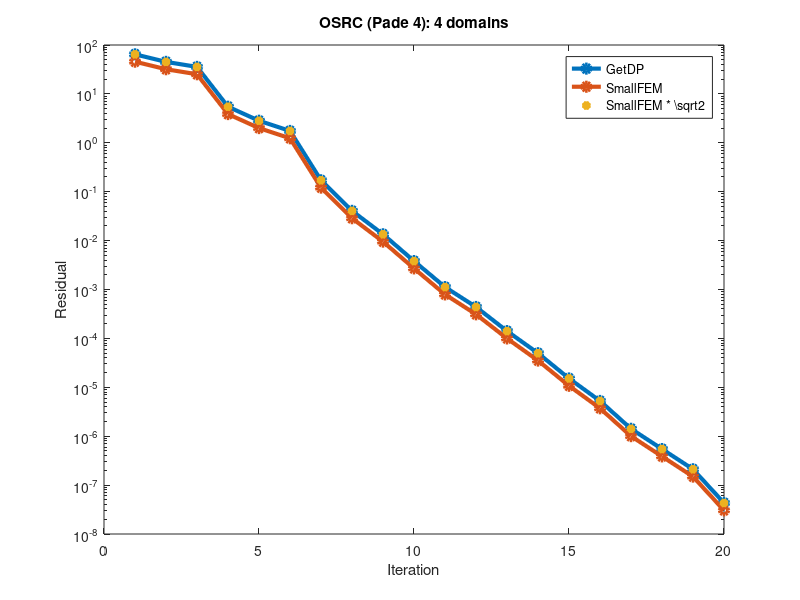

Write MATLAB code to recreate this figure.
%%%%%%%%%%%%%%%%%%%%%%%%%%%%%%
%% GetDP vs SmallFEM        %%
%% OSRC (Pade 4): 4 domains %%
%%%%%%%%%%%%%%%%%%%%%%%%%%%%%%

clear all;
close all;

getdp = ...
    [
        6.447031364014e+01
        4.520141341232e+01
        3.566736667363e+01
        5.467245501182e+00
        2.826786083286e+00
        1.748642923935e+00
        1.713005079547e-01
        4.056425133352e-02
        1.346713469643e-02
        3.817005584801e-03
        1.121839221886e-03
        4.395167159275e-04
        1.411603222565e-04
        4.980154471824e-05
        1.517629676441e-05
        5.261703338218e-06
        1.417456303481e-06
        5.463548381267e-07
        2.108559776822e-07
        4.307309819530e-08
    ];

smallfem = ...
    [
        4.558739596017e+01
        3.196222594307e+01
        2.522063684199e+01
        3.865926368297e+00
        1.998839608455e+00
        1.236477269389e+00
        1.211277507954e-01
        2.868325719168e-02
        9.522702266996e-03
        2.699030532840e-03
        7.932601211967e-04
        3.107852502773e-04
        9.981542110243e-05
        3.521500998392e-05
        1.073126235579e-05
        3.720586111301e-06
        1.002292964430e-06
        3.863312110225e-07
        1.490976914235e-07
        3.045727970661e-08
    ];

it = [1:size(smallfem, 1)];

semilogy(it, ...
         getdp,              '-o', 'linewidth', 3, ...
         smallfem,           '-o', 'linewidth', 3, ...
         smallfem * sqrt(2), '*',  'linewidth', 3);
legend({'GetDP', 'SmallFEM', 'SmallFEM * \sqrt{2}'});
title('OSRC (Pade 4): 4 domains');
xlabel('Iteration');
ylabel('Residual');

print('osrc.png');
